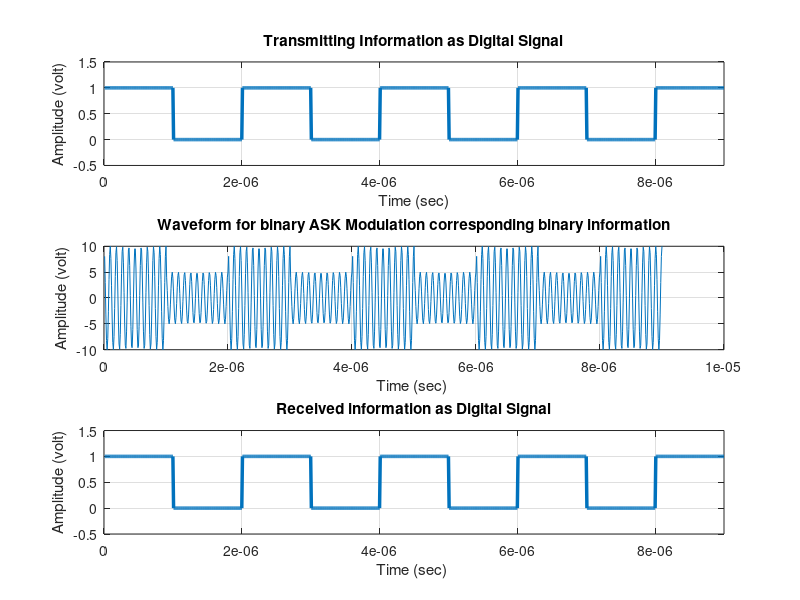

Here is the MATLAB script that generated this plot:
clc;
clear;
close all;
x = [1 0 1 0 1 0 1 0 1];
bp = 0.000001;
% Session: 2018-2019
disp('Binary Information at transmitter');
disp(x);
% Representation of Transmitting binary information as digital signal
bit = [];
for n = 1:length(x)
    if x(n) == 1
        se = ones(1, 100);
    else
        se = zeros(1, 100);
    end
    bit = [bit se];
end
t1 = bp/100:bp/100:100*length(x)*(bp/100);
subplot(3, 1, 1)
plot(t1, bit, 'linewidth', 2.5);
grid on;
axis([0 bp*length(x) -0.5 1.5]);
ylabel('Amplitude (volt)');
xlabel('Time (sec)');
title('Transmitting Information as Digital Signal');
% Binary ASK Modulation
A1 = 10;
A2 = 5;
br = 1/bp;
f = br*10;
t2 = bp/99:bp/99:bp;
ss = length(t2);
m = [];
for i = 1:length(x)
    if x(i) == 1
        y = A1*cos(2*pi*f*t2);
    else
        y = A2*cos(2*pi*f*t2);
    end
    m = [m y];
end
t3 = bp/99:bp/99:bp*length(x);
subplot(3, 1, 2)
plot(t3, m);
grid on;
xlabel('Time (sec) ');
ylabel('Amplitude (volt)');
title('Waveform for binary ASK Modulation corresponding binary information');
% Binary ASK Demodulation
mn = [];
for n = ss:ss:length(m)
    t = bp/99:bp/99:bp;
    y = cos(2*pi*f*t);
    mm = y.*m((n-(ss-1)):n); 
    t4 = bp/99:bp/99:bp;
    z = trapz(t4, mm);
    zz = round((2*z/bp));
    if (zz > 7.5)
        a = 1;
    else
        a = 0;
    end
    mn = [mn a];
end
disp('Binary Information at Receiver');
disp(mn);
% Represntation of Binary data into Digital signal
bit = [];
for n = 1:length(mn)
    if mn(n) == 1
        se = ones(1, 100);
    else
        se = zeros(1, 100);
    end
    bit = [bit se];
end
t4 = bp/100:bp/100:100*length(mn)*(bp/100);
subplot(3, 1, 3)
plot(t4, bit, 'linewidth', 2.5);
grid on;
axis([0 bp*length(mn) -0.5 1.5]);
xlabel('Time (sec) ');
ylabel('Amplitude (volt)');
title('Received information as Digital Signal');
